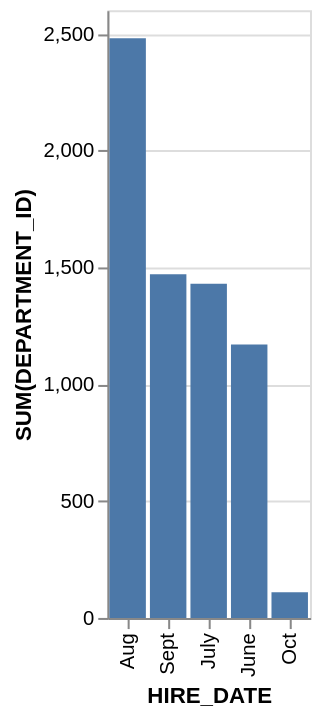

Vega-Lite specification for this chart:
### Vega-Lite specification from a JSON file in a GitHub repository (floating-point values rounded to 4 significant figures)
{"data": {"values": [{"x_data": "Aug", "y_data": 2480}, {"x_data": "Sept", "y_data": 1470}, {"x_data": "July", "y_data": 1430}, {"x_data": "June", "y_data": 1170}, {"x_data": "Oct", "y_data": 110}]}, "mark": "bar", "encoding": {"x": {"field": "x_data", "type": "nominal", "title": "HIRE_DATE", "sort": {"op": "sum", "field": "y_data", "order": "descending"}}, "y": {"field": "y_data", "type": "quantitative", "title": "SUM(DEPARTMENT_ID)"}}}
